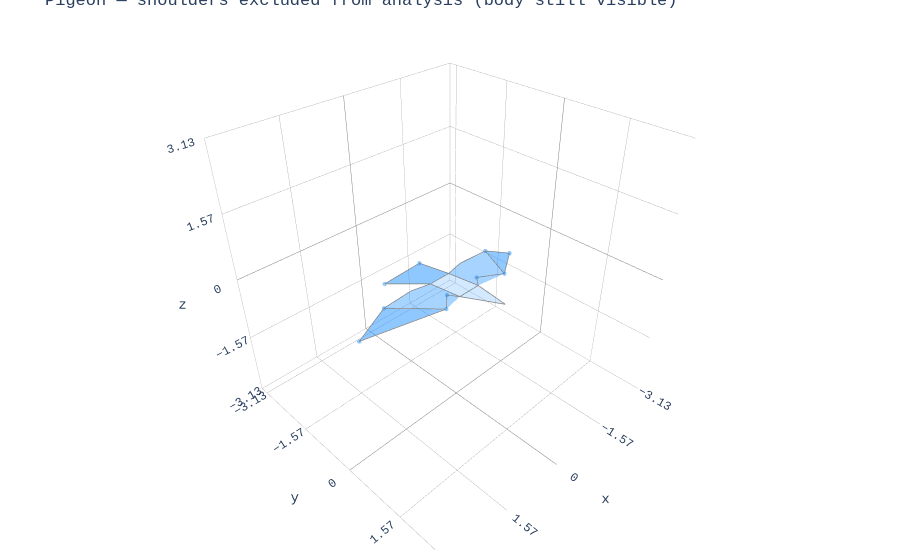

Here is the notebook cell this chart was saved with:
### Markdown cell above
## 6. Customising the Analysis Marker Set with `exclude_markers()`

You don't need a new skeleton or YAML config to drop markers from analysis. Use `exclude_markers()` at runtime. The excluded markers stay visible in plots (frozen at their default positions) but are removed from `.markers`, `.analysis_indices`, and `.analysis_marker_labels()`.

**When to use `exclude_markers()` vs `variant`**:
- **`exclude_markers()`** — ad-hoc marker removal. Readable, flexible, done in your notebook. Use this when you want to customise the analysis set for your specific experiment.
- **`variant`** — a named preset baked into the YAML config. Use this for well-defined standard configurations that multiple people reuse (e.g. `"simple"` = hawk-comparable 8-marker set).

### Example: Remove shoulder markers

The shoulder start and trailing-edge shoulder markers can have inconsistent placement between sessions. Since the shoulder largely follows the wrist trailing edge, removing it doesn't lose much information. The body polygon still renders using the default shoulder positions.

### Code cell
# Start with the full pigeon
pigeon_no_shoulder = Animal3D("pigeon", data="../data/mean_pigeon_shape.csv")

print("=== Full marker set ===")
print(f"Analysis markers ({len(pigeon_no_shoulder.analysis_indices)}):")
print(f"  {pigeon_no_shoulder.analysis_marker_names}")

# Exclude shoulder markers from analysis
# - left/right_shoulder (Shoulder_Start) — inconsistent placement
# - left/right_lastsecondary_tip (TE_shoulder) — redundant with wrist TE
pigeon_no_shoulder.exclude_markers([
    "left_shoulder", "right_shoulder",
    "left_lastsecondary_tip", "right_lastsecondary_tip",
])

print(f"\n=== After excluding shoulders ===")
print(f"Analysis markers ({len(pigeon_no_shoulder.analysis_indices)}):")
print(f"  {pigeon_no_shoulder.analysis_marker_names}")
print(f"\nDisplay-only markers (frozen at default):")
print(f"  {[pigeon_no_shoulder.marker_name_at(i) for i in pigeon_no_shoulder.display_only_indices]}")

# The polygon still renders with the default shoulder positions
fig = plot_plotly(pigeon_no_shoulder, colour='dodgerblue')
fig.update_layout(title="Pigeon — shoulders excluded from analysis (body still visible)")
fig.show()

### Figure 1 — Plotly figure (JSON) as saved in the notebook; plotly's stock layout.template omitted (floating-point values rounded to 4 significant figures)
{"data": [{"color": "dodgerblue", "hoverinfo": "none", "opacity": 0.2, "type": "mesh3d", "x": [0.271, -0.05033, -0.271], "y": [0.3412, 1.261, 0.3412], "z": [0.002318, 0.1311, 0.002318]}, {"hoverinfo": "name", "line": {"color": "grey", "width": 1.5}, "mode": "lines", "name": "head dodgerblue", "type": "scatter3d", "x": [0.271, -0.05033, -0.271, 0.271], "y": [0.3412, 1.261, 0.3412, 0.3412], "z": [0.002318, 0.1311, 0.002318, 0.002318]}, {"color": "dodgerblue", "hoverinfo": "none", "opacity": 0.2, "type": "mesh3d", "x": [0.271, 0.271, 0.04818, -0.271, -0.271], "y": [0.3412, -0.5183, -0.5183, -0.5183, 0.3412], "z": [0.002318, -0.1189, -0.1189, -0.1189, 0.002318]}, {"hoverinfo": "name", "line": {"color": "grey", "width": 1.5}, "mode": "lines", "name": "body dodgerblue", "type": "scatter3d", "x": [0.271, 0.271, 0.04818, -0.271, -0.271, 0.271], "y": [0.3412, -0.5183, -0.5183, -0.5183, 0.3412, 0.3412], "z": [0.002318, -0.1189, -0.1189, -0.1189, 0.002318, 0.002318]}, {"color": "dodgerblue", "hoverinfo": "none", "opacity": 0.5, "type": "mesh3d", "x": [0.271, 0.04818, -0.271, -0.4749, 0.5937], "y": [-0.5183, -0.5183, -0.5183, -1.677, -1.647], "z": [-0.1189, -0.1189, -0.1189, -0.4987, -0.5274]}, {"hoverinfo": "name", "line": {"color": "grey", "width": 1.5}, "mode": "lines", "name": "tail dodgerblue", "type": "scatter3d", "x": [0.271, 0.04818, -0.271, -0.4749, 0.5937, 0.271], "y": [-0.5183, -0.5183, -0.5183, -1.677, -1.647, -0.5183], "z": [-0.1189, -0.1189, -0.1189, -0.4987, -0.5274, -0.1189]}, {"color": "dodgerblue", "hoverinfo": "none", "opacity": 0.4, "type": "mesh3d", "x": [0.271, 0.4367, 0.8501, 1.492, 0.7293, 0.271], "y": [0.3412, 0.1392, 0.5401, -0.575, -0.6189, -0.5183], "z": [0.002318, 0.02094, 0.1121, -0.1258, -0.1187, -0.1189]}, {"hoverinfo": "name", "line": {"color": "grey", "width": 1.5}, "mode": "lines", "name": "right_armwing dodgerblue", "type": "scatter3d", "x": [0.271, 0.4367, 0.8501, 1.492, 0.7293, 0.271, 0.271], "y": [0.3412, 0.1392, 0.5401, -0.575, -0.6189, -0.5183, 0.3412], "z": [0.002318, 0.02094, 0.1121, -0.1258, -0.1187, -0.1189, 0.002318]}, {"color": "dodgerblue", "hoverinfo": "none", "opacity": 0.4, "type": "mesh3d", "x": [-0.271, -0.4367, -0.8501, -1.492, -0.7293, -0.271], "y": [0.3412, 0.1392, 0.5401, -0.575, -0.6189, -0.5183], "z": [0.002318, 0.02094, 0.1121, -0.1258, -0.1187, -0.1189]}, {"hoverinfo": "name", "line": {"color": "grey", "width": 1.5}, "mode": "lines", "name": "left_armwing dodgerblue", "type": "scatter3d", "x": [-0.271, -0.4367, -0.8501, -1.492, -0.7293, -0.271, -0.271], "y": [0.3412, 0.1392, 0.5401, -0.575, -0.6189, -0.5183, 0.3412], "z": [0.002318, 0.02094, 0.1121, -0.1258, -0.1187, -0.1189, 0.002318]}, {"color": "dodgerblue", "hoverinfo": "none", "opacity": 0.5, "type": "mesh3d", "x": [-0.8501, -1.492, -2.236], "y": [0.5401, -0.575, -0.4725], "z": [0.1121, -0.1258, -0.4797]}, {"hoverinfo": "name", "line": {"color": "grey", "width": 1.5}, "mode": "lines", "name": "left_handwing dodgerblue", "type": "scatter3d", "x": [-0.8501, -1.492, -2.236, -0.8501], "y": [0.5401, -0.575, -0.4725, 0.5401], "z": [0.1121, -0.1258, -0.4797, 0.1121]}, {"color": "dodgerblue", "hoverinfo": "none", "opacity": 0.5, "type": "mesh3d", "x": [0.8501, 1.492, 2.236], "y": [0.5401, -0.575, -0.4725], "z": [0.1121, -0.1258, -0.4797]}, {"hoverinfo": "name", "line": {"color": "grey", "width": 1.5}, "mode": "lines", "name": "right_handwing dodgerblue", "type": "scatter3d", "x": [0.8501, 1.492, 2.236, 0.8501], "y": [0.5401, -0.575, -0.4725, 0.5401], "z": [0.1121, -0.1258, -0.4797, 0.1121]}, {"hoverinfo": "none", "marker": {"color": "dodgerblue", "opacity": 0.5, "size": 2.5}, "mode": "markers", "type": "scatter3d", "x": [-2.236, 2.236, -0.8501, 0.8501, -1.492, 1.492, -0.4367, 0.4367, -0.4749, 0.5937], "y": [-0.4725, -0.4725, 0.5401, 0.5401, -0.575, -0.575, 0.1392, 0.1392, -1.677, -1.647], "z": [-0.4797, -0.4797, 0.1121, 0.1121, -0.1258, -0.1258, 0.02094, 0.02094, -0.4987, -0.5274]}], "layout": {"font": {"family": "Andale Mono, Courier New, sans-serif"}, "margin": {"b": 10, "l": 10, "r": 10, "t": 10}, "scene": {"aspectmode": "cube", "aspectratio": {"x": 1, "y": 1, "z": 1}, "xaxis": {"backgroundcolor": "white", "dtick": 1.565, "gridcolor": "grey", "gridwidth": 0.5, "range": [-3.131, 3.131], "showbackground": true, "zerolinecolor": "grey"}, "yaxis": {"backgroundcolor": "white", "dtick": 1.565, "gridcolor": "grey", "gridwidth": 0.5, "range": [-3.339, 2.923], "showbackground": true, "zerolinecolor": "grey"}, "zaxis": {"backgroundcolor": "white", "dtick": 1.565, "gridcolor": "grey", "gridwidth": 0.5, "range": [-3.131, 3.131], "showbackground": true, "zerolinecolor": "grey"}}, "showlegend": false, "title": {"text": "Pigeon — shoulders excluded from analysis (body still visible)"}}}
